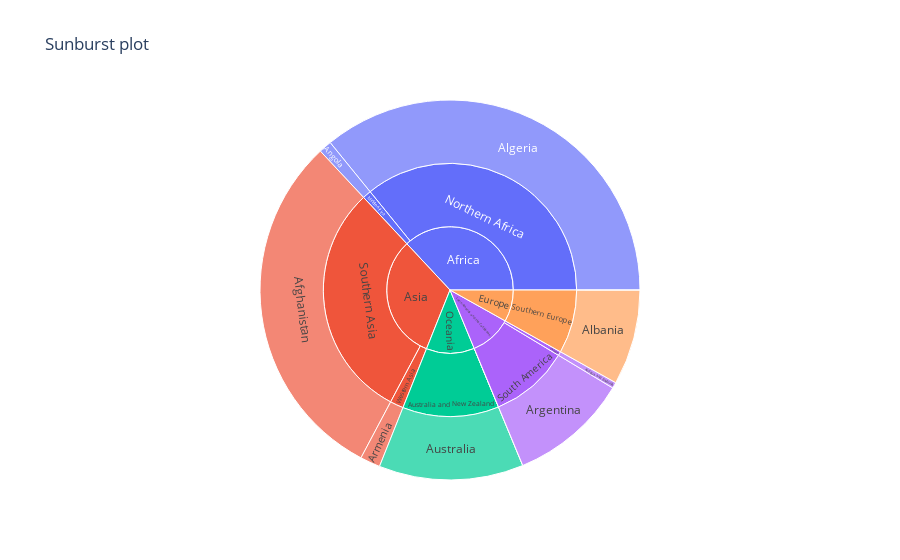

Notebook code for this chart:
### Markdown cell above
### Plotly (Interactive Graphing)

### Code cell
# sun burst plot is a very interesting way to show the distribution of each feature within the dataset.
# using plotly express the subburst plot below is interative.
fig = px.sunburst(df.iloc[:10].reset_index(), path=['continent','region_name','List of countries'],
              values='total',title='Sunburst plot')
fig.show()

### Figure 1 — Plotly figure (JSON) as saved in the notebook; plotly's stock layout.template omitted (floating-point values rounded to 4 significant figures)
{"data": [{"branchvalues": "total", "domain": {"x": [0, 1], "y": [0, 1]}, "hovertemplate": "labels=%{label}<br>total=%{value}<br>parent=%{parent}<br>id=%{id}<extra></extra>", "ids": ["Asia/Southern Asia/Afghanistan", "Europe/Southern Europe/Albania", "Africa/Northern Africa/Algeria", "Oceania/Polynesia/American Samoa", "Europe/Southern Europe/Andorra", "Africa/Middle Africa/Angola", "Latin America and the Caribbean/Caribbean/Antigua and Barbuda", "Latin America and the Caribbean/South America/Argentina", "Asia/Western Asia/Armenia", "Oceania/Australia and New Zealand/Australia", "Oceania/Australia and New Zealand", "Latin America and the Caribbean/Caribbean", "Africa/Middle Africa", "Africa/Northern Africa", "Oceania/Polynesia", "Latin America and the Caribbean/South America", "Asia/Southern Asia", "Europe/Southern Europe", "Asia/Western Asia", "Africa", "Asia", "Europe", "Latin America and the Caribbean", "Oceania"], "labels": ["Afghanistan", "Albania", "Algeria", "American Samoa", "Andorra", "Angola", "Antigua and Barbuda", "Argentina", "Armenia", "Australia", "Australia and New Zealand", "Caribbean", "Middle Africa", "Northern Africa", "Polynesia", "South America", "Southern Asia", "Southern Europe", "Western Asia", "Africa", "Asia", "Europe", "Latin America and the Caribbean", "Oceania"], "name": "", "parents": ["Asia/Southern Asia", "Europe/Southern Europe", "Africa/Northern Africa", "Oceania/Polynesia", "Europe/Southern Europe", "Africa/Middle Africa", "Latin America and the Caribbean/Caribbean", "Latin America and the Caribbean/South America", "Asia/Western Asia", "Oceania/Australia and New Zealand", "Oceania", "Latin America and the Caribbean", "Africa", "Africa", "Oceania", "Latin America and the Caribbean", "Asia", "Europe", "Asia", "", "", "", "", ""], "type": "sunburst", "values": [58639, 15699, 69439, 6, 15, 2113, 981, 19596, 3310, 23829, 23829, 981, 2113, 69439, 6, 19596, 58639, 15714, 3310, 71552, 61949, 15714, 20577, 23835]}], "layout": {"legend": {"tracegroupgap": 0}, "title": {"text": "Sunburst plot"}}}
